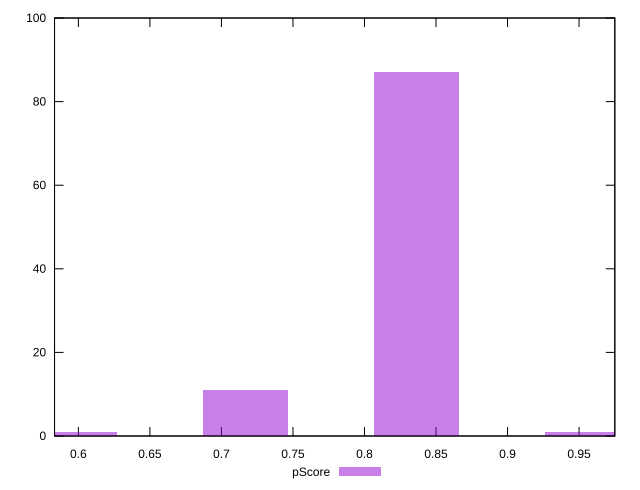

Here is the gnuplot script that generated this plot:
reset

$pScore <<EOF
0.5973697149184691 1
0.8363176008858568 87
0.9557915438695507 1
0.716843657902163 11
EOF

set key outside below
set boxwidth 0.05973697149184692
set xrange [0.5833333333333334:0.975]
set yrange [0:100]
set trange [0:100]
set style fill transparent solid 0.5 noborder
set terminal svg size 640, 490 enhanced background rgb 'white'
set output "reprap/uses-http2/samples/pages+cached/pScore/histogram.svg"

plot $pScore title "pScore" with boxes

reset
